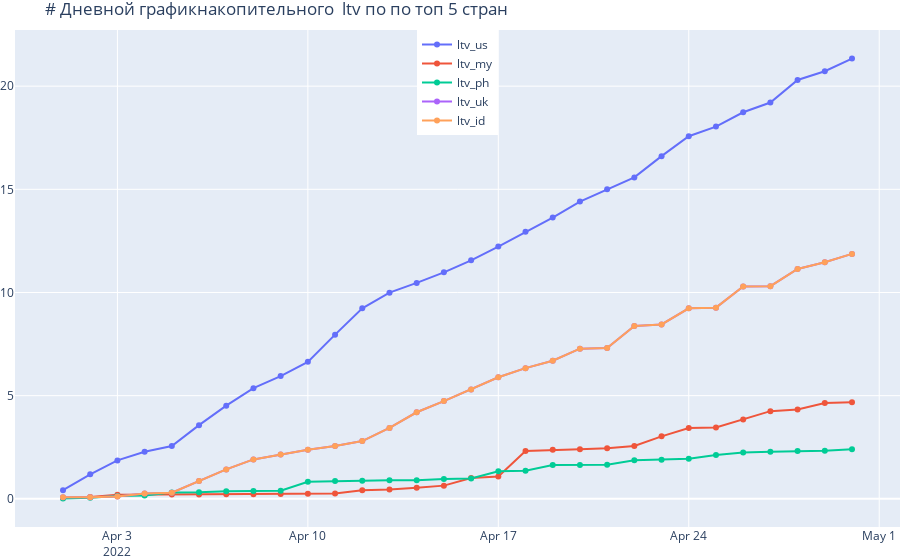

The cell this chart's notebook holds for it:
### Code cell
# Дневной график накопительного ltv по по топ 5 стран за период с '2022-04-01' по '2022-05-01' по дням

x = ltv_country_code.event_date              
y1 = ltv_country_code.ltv_us      
y2 = ltv_country_code.ltv_my
y3 = ltv_country_code.ltv_ph      
y4 = ltv_country_code.ltv_uk
y5 = ltv_country_code.ltv_id

fig = go.Figure()
fig.add_trace(go.Scatter(x=x, y=y1,  name='ltv_us', mode='lines+markers',))
fig.add_trace(go.Scatter(x=x, y=y2,  name='ltv_my', mode='lines+markers',))
fig.add_trace(go.Scatter(x=x, y=y3,  name='ltv_ph', mode='lines+markers',))
fig.add_trace(go.Scatter(x=x, y=y4,  name='ltv_uk', mode='lines+markers',))
fig.add_trace(go.Scatter(x=x, y=y4,  name='ltv_id', mode='lines+markers',))

fig.update_layout(legend_orientation="v",
                  legend=dict(x=.5, xanchor="center"),
                  hovermode="x",
                  title="# Дневной графикнакопительного  ltv по по топ 5 стран",
                  margin=dict(l=0, r=0, t=30, b=0))
fig.update_traces(hoverinfo="all", hovertemplate="event_date: %{x}<br>ltv: %{y}")
fig.show()

### Figure 1 — Plotly figure (JSON) as saved in the notebook; plotly's stock layout.template omitted (floating-point values rounded to 4 significant figures)
{"data": [{"hoverinfo": "all", "hovertemplate": "event_date: %{x}<br>ltv: %{y}", "mode": "lines+markers", "name": "ltv_us", "type": "scatter", "x": ["2022-04-01", "2022-04-02", "2022-04-03", "2022-04-04", "2022-04-05", "2022-04-06", "2022-04-07", "2022-04-08", "2022-04-09", "2022-04-10", "2022-04-11", "2022-04-12", "2022-04-13", "2022-04-14", "2022-04-15", "2022-04-16", "2022-04-17", "2022-04-18", "2022-04-19", "2022-04-20", "2022-04-21", "2022-04-22", "2022-04-23", "2022-04-24", "2022-04-25", "2022-04-26", "2022-04-27", "2022-04-28", "2022-04-29", "2022-04-30"], "y": [0.4157, 1.188, 1.861, 2.283, 2.558, 3.571, 4.513, 5.364, 5.948, 6.638, 7.957, 9.235, 9.992, 10.46, 10.98, 11.56, 12.23, 12.94, 13.63, 14.41, 15.01, 15.58, 16.61, 17.58, 18.04, 18.73, 19.21, 20.3, 20.72, 21.34]}, {"hoverinfo": "all", "hovertemplate": "event_date: %{x}<br>ltv: %{y}", "mode": "lines+markers", "name": "ltv_my", "type": "scatter", "x": ["2022-04-01", "2022-04-02", "2022-04-03", "2022-04-04", "2022-04-05", "2022-04-06", "2022-04-07", "2022-04-08", "2022-04-09", "2022-04-10", "2022-04-11", "2022-04-12", "2022-04-13", "2022-04-14", "2022-04-15", "2022-04-16", "2022-04-17", "2022-04-18", "2022-04-19", "2022-04-20", "2022-04-21", "2022-04-22", "2022-04-23", "2022-04-24", "2022-04-25", "2022-04-26", "2022-04-27", "2022-04-28", "2022-04-29", "2022-04-30"], "y": [0.04383, 0.09261, 0.1907, 0.2022, 0.2047, 0.2054, 0.215, 0.2177, 0.2383, 0.2502, 0.2599, 0.418, 0.457, 0.5406, 0.6386, 1.005, 1.082, 2.322, 2.381, 2.407, 2.454, 2.563, 3.026, 3.436, 3.456, 3.838, 4.249, 4.324, 4.638, 4.674]}, {"hoverinfo": "all", "hovertemplate": "event_date: %{x}<br>ltv: %{y}", "mode": "lines+markers", "name": "ltv_ph", "type": "scatter", "x": ["2022-04-01", "2022-04-02", "2022-04-03", "2022-04-04", "2022-04-05", "2022-04-06", "2022-04-07", "2022-04-08", "2022-04-09", "2022-04-10", "2022-04-11", "2022-04-12", "2022-04-13", "2022-04-14", "2022-04-15", "2022-04-16", "2022-04-17", "2022-04-18", "2022-04-19", "2022-04-20", "2022-04-21", "2022-04-22", "2022-04-23", "2022-04-24", "2022-04-25", "2022-04-26", "2022-04-27", "2022-04-28", "2022-04-29", "2022-04-30"], "y": [0.01966, 0.04564, 0.1353, 0.1551, 0.3042, 0.3156, 0.3711, 0.3813, 0.3911, 0.827, 0.8641, 0.8691, 0.8941, 0.9042, 0.9583, 0.9856, 1.337, 1.364, 1.634, 1.642, 1.656, 1.87, 1.893, 1.945, 2.121, 2.248, 2.281, 2.313, 2.323, 2.4]}, {"hoverinfo": "all", "hovertemplate": "event_date: %{x}<br>ltv: %{y}", "mode": "lines+markers", "name": "ltv_uk", "type": "scatter", "x": ["2022-04-01", "2022-04-02", "2022-04-03", "2022-04-04", "2022-04-05", "2022-04-06", "2022-04-07", "2022-04-08", "2022-04-09", "2022-04-10", "2022-04-11", "2022-04-12", "2022-04-13", "2022-04-14", "2022-04-15", "2022-04-16", "2022-04-17", "2022-04-18", "2022-04-19", "2022-04-20", "2022-04-21", "2022-04-22", "2022-04-23", "2022-04-24", "2022-04-25", "2022-04-26", "2022-04-27", "2022-04-28", "2022-04-29", "2022-04-30"], "y": [0.07164, 0.07164, 0.1157, 0.2543, 0.2923, 0.868, 1.424, 1.91, 2.143, 2.38, 2.565, 2.8, 3.435, 4.195, 4.737, 5.3, 5.889, 6.334, 6.693, 7.277, 7.306, 8.372, 8.454, 9.234, 9.265, 10.29, 10.31, 11.14, 11.46, 11.87]}, {"hoverinfo": "all", "hovertemplate": "event_date: %{x}<br>ltv: %{y}", "mode": "lines+markers", "name": "ltv_id", "type": "scatter", "x": ["2022-04-01", "2022-04-02", "2022-04-03", "2022-04-04", "2022-04-05", "2022-04-06", "2022-04-07", "2022-04-08", "2022-04-09", "2022-04-10", "2022-04-11", "2022-04-12", "2022-04-13", "2022-04-14", "2022-04-15", "2022-04-16", "2022-04-17", "2022-04-18", "2022-04-19", "2022-04-20", "2022-04-21", "2022-04-22", "2022-04-23", "2022-04-24", "2022-04-25", "2022-04-26", "2022-04-27", "2022-04-28", "2022-04-29", "2022-04-30"], "y": [0.07164, 0.07164, 0.1157, 0.2543, 0.2923, 0.868, 1.424, 1.91, 2.143, 2.38, 2.565, 2.8, 3.435, 4.195, 4.737, 5.3, 5.889, 6.334, 6.693, 7.277, 7.306, 8.372, 8.454, 9.234, 9.265, 10.29, 10.31, 11.14, 11.46, 11.87]}], "layout": {"hovermode": "x", "legend": {"orientation": "v", "x": 0.5, "xanchor": "center"}, "margin": {"b": 0, "l": 0, "r": 0, "t": 30}, "title": {"text": "# Дневной графикнакопительного  ltv по по топ 5 стран"}}}
